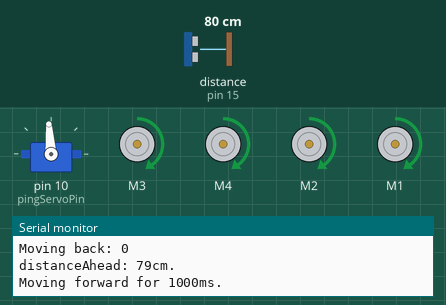
This sketch was run on a simulated Arduino Uno, built with avr-gcc and run on an emulated ATmega328P. Shown: servo, 4 × DC motor (green arrow = forward, orange = backward, longer = faster), the last lines printed to the serial monitor. Wiring (inferred from the names in the program): ultrasonic range finder: trigger pin 15; echo pin 15. Inputs (shaded band) come from the test bench; at power-on: distance to the obstacle (sensor on pin 15) 80 cm. The echo pulse lasts 58.3 µs per cm.

Above: at 1.7 s.
2.8 s: distance to the obstacle (sensor on pin 15) set to 35 cm
7.1 s: distance to the obstacle (sensor on pin 15) set to 28 cm
At 7.28 s:
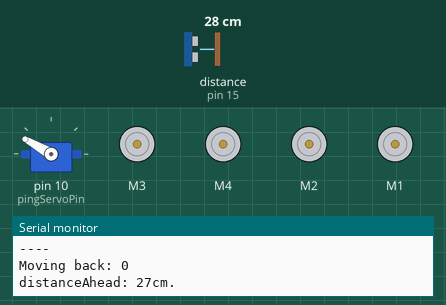
At 7.7 s:
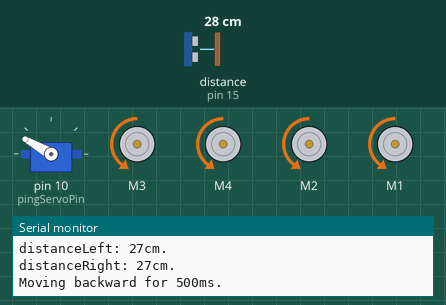
Timing chart, 0 to 16.6 s (numbered marks = the images above; inputs shaded):
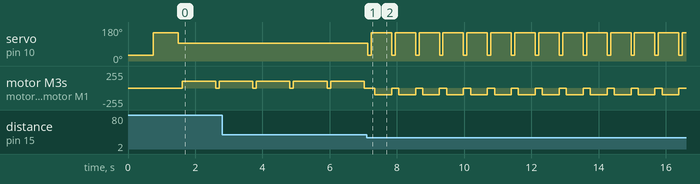

The sketch:

bot.ino
```cpp
#include <AFMotor.h>
#include <Servo.h>

Servo pingServo;

AF_DCMotor motorFrontLeft(3);
AF_DCMotor motorBackLeft(4);
AF_DCMotor motorFrontRight(2);
AF_DCMotor motorBackRight(1);

// Speed
int speed = 100;

// Pin definitions
const int pingServoPin = 10;
const int pingPin = 15;

// Moving around
const long minClearanceCm = 30;
const long minTurnClearanceCm = 15;

// pingServo locations
const int headFullRight = 188;
const int headFullLeft = 0;
const int headRight = 150;  // Don't look all-the-way to each side.
const int headLeft = 30;
const int headForward = 94;

bool movingBack = false;

void setMotorSpeed(int speed) {
  motorFrontLeft.setSpeed(speed);
  motorBackLeft.setSpeed(speed);
  motorFrontRight.setSpeed(speed);
  motorBackRight.setSpeed(speed);
}

void runLeftMotors(int direction) {
  motorFrontLeft.run(direction);
  motorBackLeft.run(direction);
}

void runRightMotors(int direction) {
  motorFrontRight.run(direction);
  motorBackRight.run(direction);
}

void runAllMotors(int direction) {
  runLeftMotors(direction);
  runRightMotors(direction);
}

void releaseAllMotors() {
  runAllMotors(RELEASE);
}

void setup() {
  Serial.begin(9600);

  // Initialize our head servo
  pingServo.attach(pingServoPin);

  // Strech our head a little
  pingServo.write(headLeft);  delay(750);
  pingServo.write(headRight); delay(750);
  pingServo.write(headForward);

  setMotorSpeed(speed);
  releaseAllMotors();
}

long ping() {
  // Send a ping
  pinMode(pingPin, OUTPUT);
  digitalWrite(pingPin, LOW);
  delayMicroseconds(2);
  digitalWrite(pingPin, HIGH);
  delayMicroseconds(5);
  digitalWrite(pingPin, LOW);

  // Await feedback
  pinMode(pingPin, INPUT);
  return pulseIn(pingPin, HIGH);
}

/**
 * Measure the distance of the nearest object for the current
 * pingServo position.
 *
 * @returns int distance in centimeters to nearest object
 **/
int measureDistanceInCentimeters() {
  long duration = ping(); // In microseconds

  // Speed of sound is 340.29 m/s, or 0.034029 cm/µs
  return (duration * 0.034029) / 2;
}

/**
 * Look ahead and return the distance to the closest object.
 *
 * @returns int distance in centimeters to nearest object straight ahead.
 **/
int lookAhead() {
  pingServo.write(headForward);
  delay(100);
  return measureDistanceInCentimeters();
}

int lookLeft() {
  pingServo.write(headLeft);
  delay(100);
  return measureDistanceInCentimeters();
}

int lookRight() {
  pingServo.write(headRight);
  delay(100);
  return measureDistanceInCentimeters();
}

void driveForwardForMs(long ms) {
  Serial.print("Moving forward for "); Serial.print(ms); Serial.println("ms.");
  runAllMotors(FORWARD);
  delay(ms);
  releaseAllMotors();
}

void driveBackwardsForMs(long ms) {
  Serial.print("Moving backward for "); Serial.print(ms); Serial.println("ms.");
  runAllMotors(BACKWARD);
  delay(ms);
  releaseAllMotors();
}

void turnLeftForMs(long ms) {
  Serial.print("Turning left for "); Serial.print(ms); Serial.println("ms.");
  runLeftMotors(FORWARD);
  runRightMotors(BACKWARD);
  delay(ms);
  releaseAllMotors();
}

void turnRightForMs(long ms) {
  Serial.print("Turning right for "); Serial.print(ms); Serial.println("ms.");
  runLeftMotors(BACKWARD);
  runRightMotors(FORWARD);
  delay(ms);
  releaseAllMotors();
}

void loop() {
  Serial.println("----");
  Serial.print("Moving back: "); Serial.println(movingBack);

  // Unless moving back, find out the distances to the nearest object
  // If we're moving back, pretend we can never move forward, so we check
  // a different corner.
  int distanceAhead = 0;
  if (!movingBack) {
    distanceAhead = lookAhead();
  }

  Serial.print("distanceAhead: "); Serial.print(distanceAhead); Serial.println("cm.");
  if (distanceAhead > minClearanceCm) {
    // move forward
    driveForwardForMs(1000);
  } else {
    // We can't move forward, where to go?
    int distanceLeft = lookLeft();
    int distanceRight = lookRight();

    Serial.print("distanceLeft: "); Serial.print(distanceLeft); Serial.println("cm.");
    Serial.print("distanceRight: "); Serial.print(distanceRight); Serial.println("cm.");

    if (distanceLeft > minTurnClearanceCm && distanceLeft > distanceRight) {
      movingBack = false;

      // Okay, most room to the left, go there.
      turnLeftForMs(750);
    } else if (distanceRight > minTurnClearanceCm && distanceRight > distanceLeft) {
      movingBack = false;

      // Okay, move to the right.
      turnRightForMs(750);
    } else {
      // No where to go! Move back a little
      movingBack = true;
      driveBackwardsForMs(500);
    }
  }
}
```

Measured:
- the behaviour switches between 32 and 31 cm on distance to the obstacle (sensor on pin 15) (found by bisection; images 0 and 1)
- after the input at 7.1 s, servo on pin 10 (pingServoPin): alternates 150° for 0.61 s and 30° for 0.10 s, starting at once; motor M3, motor M4, motor M2, motor M1: alternates backward 100/255 for 0.50 s and stopped for 0.21 s, starting after 0.24 s
- by itself, motor M3, motor M4, motor M2, motor M1: alternates forward 100/255 for 1.0 s and stopped for 0.10 s
